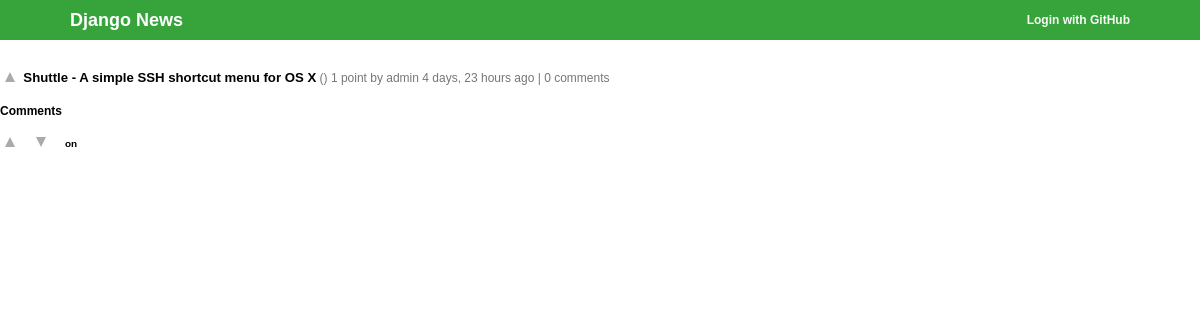
Page /7/ on the committed database.
### posts/models.py (models this page shows, shortened)
class Post(models.Model):
    title = models.CharField(max_length=200)
    user = models.ForeignKey(User)
    date = models.DateTimeField(auto_now_add=True)
    link = models.URLField(max_length=600, blank=True)
    text = models.TextField(blank=True)
    def score(self):
        return Vote.objects.filter(post=self,upvote=True).count() - Vote.objects.filter(post=self,upvote=False).count()
    def comments_count(self):
        return Comment.objects.filter(post=self).count()
    def get_domain(self):
        return urlparse(self.link).netloc

### posts/views.py (the view)
# urls.py: url(r'^(?P<id>\d+)/$', views.details),
def details(request,id):
	post = Post.objects.get(pk=id)
	comments = Comment.objects.filter(post=post)
	return render(request, 'posts/details.html', {'post': post,'comments':comments})

### posts/templates/posts/details.html (shortened to what this page needs)
{% extends "posts/base.html" %}
{% block content %}
<div>
	{% include "posts/post.html" with post=post%}
</div>
<h4>Comments</h4>
{% load mptt_tags %}
<div class="comments">
{% recursetree comments %}
    <div class="comment" style="margin-left: {{ node.get_level }}0px">
        <h5>
            <a href='{% url 'posts.views.comment_upvote' post.pk node.pk %}' class='upvote' title='upvote'>upvote</a>
        <a href='{% url 'posts.views.comment_downvote' post.pk node.pk%}' class='downvote' title='downvote'>downvote</a>
    </a>&nbsp;&nbsp;&nbsp;{{ node.author }} on {{ node.date }}</h5>
    </div>
{% endrecursetree %}
{% endblock %}

### posts/templates/posts/post.html
{% load humanize %}
<span class="post">
	<a href='{% url 'posts.views.upvote' post.pk %}' class='upvote' title='upvote' {% if not user.is_authenticated %} onclick="alert('You need to be logged to vote')" {% endif %}>vote up</a>
	{% if post.link %}
	<a class="link" href="{{ post.link }}">{{ post.title }}</a><span class="comhead"> ({{post.get_domain}}) </span>
	{% else %}
	<a class="link" href="{% url 'posts.views.details' post.pk %}">{{ post.title }}</a>
	{% endif %}
	<span class="score">
	{% with total=post.score %}
		{{ total }} point{{ total|pluralize }}
	{% endwith %}
	</span> by {{ post.user }} {{ post.date|naturaltime}}  | <a class="comments" href="{% url 'posts.views.details' post.pk %}">
	{% with total=post.comments_count %}
		{{ total }} comment{{ total|pluralize }}
	{% endwith %}</a>
</span>

### posts/static/css/style.css (style rules this page uses)
body { margin:0; font: 12px/1.4em Verdana,sans-serif; }
.upvote { text-indent: -999px; overflow: hidden; display: inline-block; border: 5px solid transparent; border-top: 0px; border-bottom: 10px solid #aaa; width: 0; height: 0; margin-left:5px; margin-right:5px; }
.downvote { text-indent: -999px; overflow: hidden; display: inline-block; border: 5px solid transparent; border-bottom: 0px; border-top: 10px solid #aaa; width: 0; height: 0; margin-left:5px; margin-right:5px; }
.post a { text-decoration: none; }
.post .link { color: black; font-weight: bold; font-size: 1.1em; }
.post, .post a { color: #777; }

### rows in the picture
Post: title "Shuttle - A simple SSH shortcut menu for OS X", user "admin", date "4 days, 23 hours ago"

### other values in the picture
{{ total }} "1"
{{ total }} "0"
